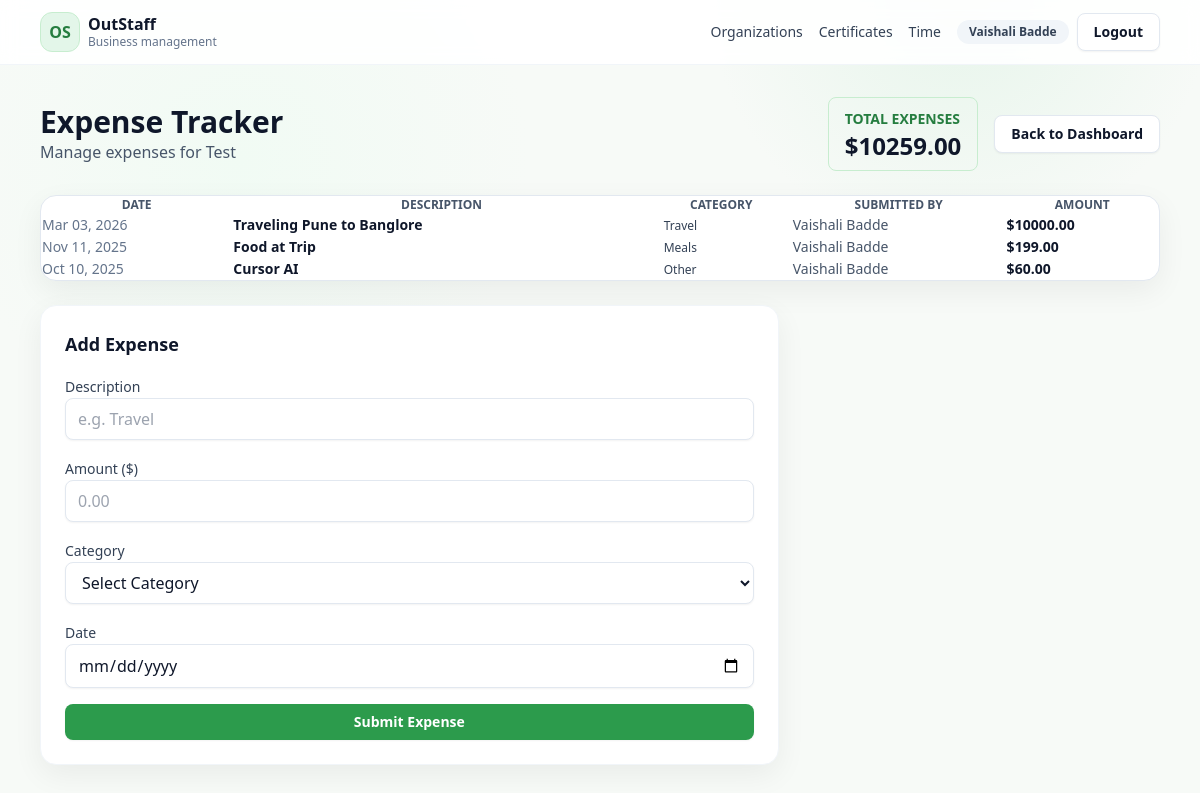
/orgs/test/expenses (signed in), run on the app's committed database.
### app/models.py (models this page shows, shortened)
class TimestampMixin:
    created_at = db.Column(db.DateTime, default=datetime.utcnow)
    updated_at = db.Column(db.DateTime, default=datetime.utcnow, onupdate=datetime.utcnow)

class User(UserMixin, TimestampMixin, db.Model):
    id = db.Column(db.Integer, primary_key=True)
    email = db.Column(db.String(255), unique=True, nullable=False, index=True)
    password_hash = db.Column(db.String(255), nullable=False)
    name = db.Column(db.String(120), nullable=False)
    is_verified = db.Column(db.Boolean, default=False)
    memberships = db.relationship("Membership", backref="user", lazy=True, cascade="all, delete-orphan")
    certificates = db.relationship(
        "Certificate", backref="user", lazy=True, cascade="all, delete-orphan", foreign_keys="Certificate.user_id"
    )
    time_entries = db.relationship(
        "TimeEntry", backref="user", lazy=True, cascade="all, delete-orphan", foreign_keys="TimeEntry.user_id"
    )

class Organization(TimestampMixin, db.Model):
    id = db.Column(db.Integer, primary_key=True)
    name = db.Column(db.String(255), nullable=False)
    slug = db.Column(db.String(255), unique=True, nullable=False)
    timezone = db.Column(db.String(80), default="UTC")
    default_workweek = db.Column(db.String(80), default="Mon-Fri")
    created_by_id = db.Column(db.Integer, db.ForeignKey("user.id"), nullable=False)
    memberships = db.relationship("Membership", backref="organization", lazy=True, cascade="all, delete-orphan")
    invitations = db.relationship("Invitation", backref="organization", lazy=True, cascade="all, delete-orphan")
    certificate_types = db.relationship(
        "CertificateType", backref="organization", lazy=True, cascade="all, delete-orphan"
    )
    certificates = db.relationship("Certificate", backref="organization", lazy=True, cascade="all, delete-orphan")
    time_entries = db.relationship("TimeEntry", backref="organization", lazy=True, cascade="all, delete-orphan")
    projects = db.relationship("Project", backref="organization", lazy=True, cascade="all, delete-orphan")
    activities = db.relationship("Activity", backref="organization", lazy=True, cascade="all, delete-orphan")
    policies = db.relationship("Policy", backref="organization", lazy=True, cascade="all, delete-orphan")
    period_locks = db.relationship("PeriodLock", backref="organization", lazy=True, cascade="all, delete-orphan")
    holidays = db.relationship("Holiday", backref="organization", lazy=True, cascade="all, delete-orphan")
    report_presets = db.relationship("ReportPreset", backref="organization", lazy=True, cascade="all, delete-orphan")
    approval_logs = db.relationship("ApprovalLog", backref="organization", lazy=True, cascade="all, delete-orphan")

class Expense(TimestampMixin, db.Model):
    id = db.Column(db.Integer, primary_key=True)
    org_id = db.Column(db.Integer, db.ForeignKey("organization.id"), nullable=False)
    user_id = db.Column(db.Integer, db.ForeignKey("user.id"), nullable=False)
    amount = db.Column(db.Float, nullable=False)
    category = db.Column(db.String(100), nullable=False)
    date = db.Column(db.Date, nullable=False)
    description = db.Column(db.String(255), nullable=False)
    organization = db.relationship("Organization", backref=db.backref("expenses", lazy=True, cascade="all, delete-orphan"))
    user = db.relationship("User", backref=db.backref("expenses", lazy=True, cascade="all, delete-orphan"))

### app/expenses/routes.py (the view, shortened to what this page needs)
@expenses_bp.route("/orgs/<slug>/expenses", methods=["GET", "POST"])
@login_required
def index(slug):
    org = Organization.query.filter_by(slug=slug).first_or_404()
    membership = Membership.query.filter_by(user_id=current_user.id, org_id=org.id, status="active").first()
    if not membership:
            flash("You must be a member of this organization to view expenses.", "error")
            return redirect(url_for("orgs.dashboard", slug=slug))
    expenses = Expense.query.filter_by(org_id=org.id).order_by(Expense.date.desc()).all()
    total_expenses = sum(e.amount for e in expenses)
    return render_template("expenses/index.html", org=org, expenses=expenses, total_expenses=total_expenses)

### app/templates/expenses/index.html (shortened to what this page needs)
{% extends "base.html" %}
{% block content %}
<div class="max-w-5xl mx-auto space-y-6">
    <div class="flex items-center justify-between">
        <div>
            <h1 class="text-3xl font-bold text-slate-900">Expense Tracker</h1>
            <p class="text-slate-600">Manage expenses for {{ org.name }}</p>
        </div>
        <div class="flex items-center gap-4">
            <div class="bg-brand-50 border border-brand-200 px-4 py-2 rounded-lg">
                <span class="text-sm text-brand-700 font-semibold uppercase tracking-wider">Total Expenses</span>
                <p class="text-2xl font-bold text-brand-900">${{ "%.2f"|format(total_expenses) }}</p>
            </div>
            <a href="{{ url_for('orgs.view_org', org_id=org.id) }}" class="btn btn-secondary">Back to Dashboard</a>
        </div>
    </div>
<div class="lg:col-span-2">
    <div class="card shadow-sm border border-slate-200 overflow-hidden rounded-2xl">
        <div class="overflow-x-auto">
            <table class="w-full text-left border-collapse">
                <thead class="bg-slate-100">
                    <tr class="text-xs font-semibold text-slate-600 uppercase tracking-wider">
                        <th class="px-6 py-4">Date</th>
                        <th class="px-6 py-4">Description</th>
                        <th class="px-6 py-4">Category</th>
                        <th class="px-6 py-4">Submitted By</th>
                        <th class="px-6 py-4 text-right">Amount</th>
                    </tr>
                </thead>
                <tbody class="divide-y divide-slate-200 bg-white">
                    {% for expense in expenses %}
                    <tr class="hover:bg-slate-50 transition duration-150">
                        <td class="px-6 py-5 text-sm text-slate-500 whitespace-nowrap">
                            {{ expense.date.strftime('%b %d, %Y') }}
                        </td>
                        <td class="px-6 py-5 text-sm font-semibold text-slate-900">
                            {{ expense.description }}
                        </td>
                        <td class="px-6 py-5 text-sm">
                            <span class="px-3 py-1 rounded-full text-xs font-medium bg-slate-100 text-slate-700">
                                {{ expense.category }}
                            </span>
                        </td>
                        <td class="px-6 py-5 text-sm text-slate-600">
                            {{ expense.user.name }}
                        </td>
                        <td class="px-6 py-5 text-sm font-bold text-slate-900 text-right">
                            ${{ "%.2f"|format(expense.amount) }}
                        </td>
                    </tr>
                    {% endfor %}
                </tbody>
            </table>
        </div>
    </div>
</div>
    <div class="grid grid-cols-1 lg:grid-cols-3 gap-6">
        <div class="lg:col-span-2">
            <div class="card p-6 sticky top-24">
                <h2 class="text-lg font-semibold mb-4">Add Expense</h2>
                <form method="POST" action="{{ url_for('expenses.index', slug=org.slug) }}" class="space-y-4">
                    <div>
                        <label for="description" class="form-label">Description</label>
                        <input type="text" name="description" id="description" class="form-input w-full"
                            placeholder="e.g. Travel" required>
                    </div>
                    <div>
                        <label for="amount" class="form-label">Amount ($)</label>
                        <input type="number" name="amount" id="amount" step="0.01" min="0" class="form-input w-full"
                            placeholder="0.00" required>
                    </div>
                    <div>
                        <label for="category" class="form-label">Category</label>
                        <select name="category" id="category" class="form-input w-full" required>
                            <option value="">Select Category</option>
                        </select>
                    </div>
                    <div>
                        <label for="date" class="form-label">Date</label>
                        <input type="date" name="date" id="date" class="form-input w-full" required>
                    </div>
                    <button type="submit" class="btn btn-primary w-full">Submit Expense</button>
                </form>
            </div>
        </div>
    </div>
</div>
{% endblock %}

### app/templates/base.html (shortened to what this page needs)
<!doctype html>
<html lang="en">
  <head>
    <link rel="stylesheet" href="{{ url_for('static', filename='css/tailwind.css') }}" />
  </head>
  <body class="min-h-screen">
    <header class="border-b border-slate-100 bg-white/90 backdrop-blur sticky top-0 z-30">
      <div class="mx-auto max-w-6xl px-4 py-3 flex items-center justify-between">
        <a href="{{ url_for('orgs.list_orgs') if current_user.is_authenticated else url_for('auth.login') }}" class="flex items-center gap-2">
          <span class="h-10 w-10 rounded-xl bg-brand-100 border border-brand-200 flex items-center justify-center text-brand-700 font-bold">OS</span>
          <div class="leading-tight">
            <p class="font-semibold text-slate-900">OutStaff</p>
            <p class="text-xs text-slate-500">Business management</p>
          </div>
        </a>
        <nav class="flex items-center gap-4">
          {% if current_user.is_authenticated %}
          <a class="nav-link" href="{{ url_for('orgs.list_orgs') }}">Organizations</a>
          <a class="nav-link" href="{{ url_for('certificates.list_certificates', org_id=(active_membership.org_id if active_membership else (user_orgs[0].id if user_orgs else 0))) if user_orgs else '#' }}">Certificates</a>
          <a class="nav-link" href="{{ url_for('time.dashboard', org_id=(active_membership.org_id if active_membership else (user_orgs[0].id if user_orgs else 0))) if user_orgs else '#' }}">Time</a>
          <div class="flex items-center gap-2">
            <span class="pill">{{ current_user.name }}</span>
            <a class="btn btn-secondary" href="{{ url_for('auth.logout') }}">Logout</a>
          </div>
          {% else %}
          <a class="btn btn-secondary" href="{{ url_for('auth.login') }}">Sign in</a>
          <a class="btn btn-primary" href="{{ url_for('auth.signup') }}">Create account</a>
          {% endif %}
        </nav>
      </div>
    </header>
    <main class="mx-auto max-w-6xl px-4 py-8">
      {% block content %}{% endblock %}
    </main>
  </body>
</html>

### data on the page
User: name "Vaishali Badde"
Organization: name "Test"
Expense: date "Mar 03, 2026", description "Traveling Pune to Banglore", category "Travel", user.name "Vaishali Badde", amount "10000.00"
Expense: date "Nov 11, 2025", description "Food at Trip", category "Meals", user.name "Vaishali Badde", amount "199.00"
Expense: date "Oct 10, 2025", description "Cursor AI", category "Other", user.name "Vaishali Badde", amount "60.00"

### other printed values
{{ "%.2f"|format(total_expenses) }} "10259.00"
